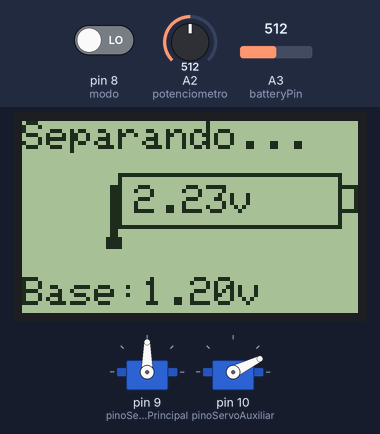
Recording of a sketch running on a simulated Arduino Uno, built with avr-gcc and run on an emulated ATmega328P. On the bench: 84×48 one-colour display, 2 × servo. The test bench sets the inputs (shaded band); at power-on: pin 8 (modo) LOW, A3 (batteryPin) = 512, A2 (potenciometro) = 512.

Above: at 1.6 s.
1.7 s: pin 8 (modo) driven HIGH
4.1 s: pin 8 (modo) driven LOW
At 5.62 s:
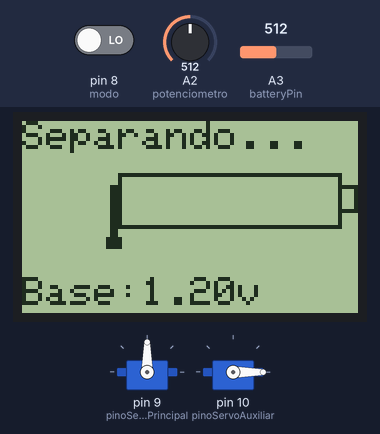
7.3 s: A3 (batteryPin) set to 170
9.6 s: pin 8 (modo) driven HIGH
At 10.5 s:
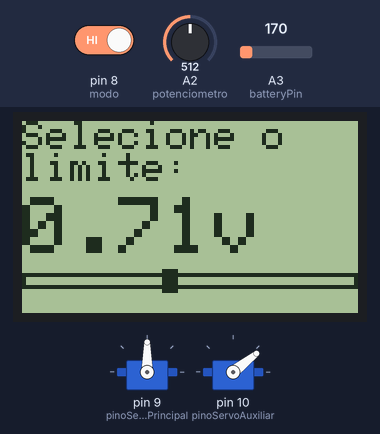
11.2 s: pin 8 (modo) driven LOW
At 15.6 s:
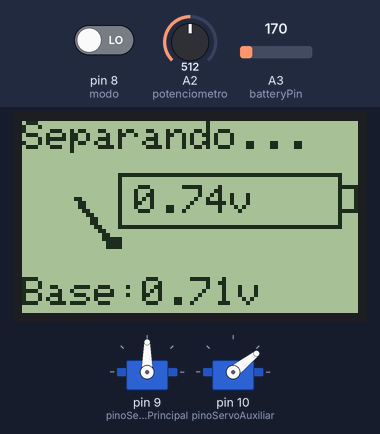
21.7 s: A3 (batteryPin) set to 122
At 23.05 s:
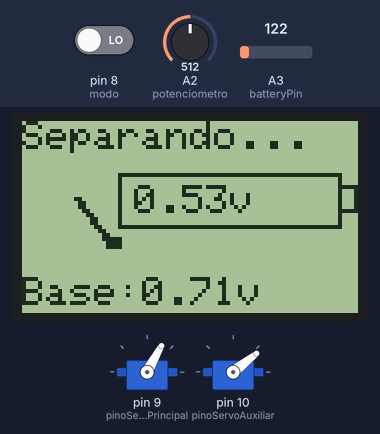
Timing chart, 0 to 26.1 s (numbered marks = the images above; inputs shaded):
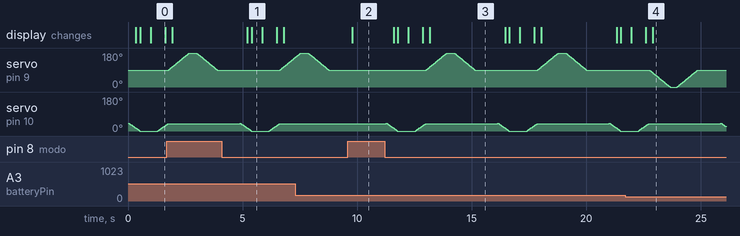

Measured:
- after the input at 4.1 s, servo on pin 9 (pinoServoPrincipal): moves from 90° to 155° over 0.64 s, starting after 2.5 s; the display: first changes after 1.1 s (image 1 shows a later state)
- after the input at 9.6 s, servo on pin 10 (pinoServoAuxiliar): stops changing and stays 38°; the display: changes after 0.18 s (image 2)
- by itself, servo on pin 9 (pinoServoPrincipal): rises from 90° to 180° in 0.91 s, then falls to 90° in 1.2 s
- what the display in image 1 shows lasts 0.5 s, from 5.4 s to 5.9 s

The sketch:

separador1.ino
```cpp
/*
Separador de pilhas
Modo 1: configuração
Modo 2: separação
*/

//bibliotecas display
#include <SPI.h>
#include <Adafruit_GFX.h>
#include <Adafruit_PCD8544.h>

//biblioteca servo
#include <Servo.h>

//Declara o LCD como Adafruit_PCD8544(CLK,DIN,D/C,CE,RST);
Adafruit_PCD8544 display = Adafruit_PCD8544(7, 6, 5, 4, 3);
//Adafruit_PCD8544 display = Adafruit_PCD8544(3, 4, 5, 6, 7);

//Declara os servos
Servo ServoPrincipal;
Servo ServoAuxiliar;

//define os pinos
#define modo 8
#define potenciometro A2
#define batteryPin A3
#define pinoServoPrincipal 9
#define pinoServoAuxiliar 10

//Voltagem mínima de separação
float voltagemMinima = 1.2;

//rotação do servo auxiliar quando não está fazendo contato
int rotMinimaServoAuxiliar = 40;

void setup() {
  //configura o interruptor do modo
  pinMode(modo, INPUT);

  //inicia o display
  display.begin();
  //configura o contraste
  display.setContrast(57);
  //limpa imagens que já estivessem na tela
  display.clearDisplay();

  //Configura os servos
  ServoPrincipal.attach(pinoServoPrincipal);
  ServoAuxiliar.attach(pinoServoAuxiliar);

  //Coloca os servos nas posições iniciais
  //servo principal começa no meio, para receber a pilha
  ServoPrincipal.write(90);
  //servo auxiliar começa sem fazer contato
  ServoAuxiliar.write(rotMinimaServoAuxiliar);
}

void loop() {
  //modo de configuração
  if(digitalRead(modo)){

    //lê o valor do potenciometro, que vai de 0 a 1023
    float leitura = analogRead(potenciometro);
    //Como a leitura é meio instável nos números mais baixos (por ex, nunca chega a zero), limita a um intervalo de 100 a 1023
    leitura = constrain(leitura,100,1023);
    //mapeia o valor para mV, considerando 100 -> 0mV e 1023 -> 1500mV
    leitura = map(leitura, 100, 1023, 0, 1600);

    //transforma mV em V
    voltagemMinima = leitura/1000;

    //Escreve o título no display
    //Tamanho do texto
    display.setTextSize(1);
    //Cor (display é monocromático, mas tem que especificar)
    display.setTextColor(BLACK);
    //Coordenadas do texto
    display.setCursor(0,0);
    //escreve o texto
    display.println("Selecione o   limite:");

    //Escreve a voltagem
    display.setTextColor(BLACK);
    display.setCursor(0,19);
    display.setTextSize(2);
    //escreve a voltagem, adicionando a medida no final
    display.println(String(voltagemMinima)+"v");

    //Desenha um seletor
    //desenha um retangulo vazio como plano de fundo (x, y, largura, altura, cor)
    display.drawRect(0, 38, 84, 4, BLACK);
    //desenha o puxador, usando a voltagem mínima como referencia de posição
    display.fillRect(map(int(voltagemMinima*100),0,160,0,80), 37, 4, 6, BLACK);

    //atualiza o display
    display.display();
    //dá um delay de 0.1 segundos
    delay(100);
    //limpa o display para o próximo ciclo
    display.clearDisplay();
  }
  //modo de separação
  else{

    //desenha o título no display
    display.setTextSize(1);
    display.setTextColor(BLACK);
    display.setCursor(0,0);
    display.println("Separando...");

    //desenha o corpo da pilha
    display.drawRect(24, 13, 56, 14, BLACK);
    //desenha a ponta da pilha
    display.drawRect(79, 16, 5, 7, BLACK);

    //Escreve a voltagem mínima (definida na configuração)
    display.setTextColor(BLACK);
    display.setCursor(0,39);
    display.setTextSize(1);
    display.println("Base:" +String(voltagemMinima)+"v");

    //loop para fechar o contato com a pilha, com i sendo o angulo que vai até 90º
    for(int i = rotMinimaServoAuxiliar; i>=0;i-=2){

      //limpa um pedaço só do display
      display.fillRect(0,16,24,20,WHITE);

      //desenha o ponto de apoio do contato
      display.fillRect(21,29,4,3,BLACK);

      //desenha o contato, como duas linhas (x_inicial, y_inicial, x_final, y_final, cor)
      //seno e cosseno aí é para fazer um movimento circular
      display.drawLine(23,31,24 + cos(rad(270-i)) * 15, 31+ sin(rad(270-i)) * 15,BLACK);
      display.drawLine(22,31,23 + cos(rad(270-i)) * 15, 31+ sin(rad(270-i)) * 15,BLACK);

      //Escreve o angulo no servo
      ServoAuxiliar.write(i);

      //delay bem curto
      delay(10);

      //atualiza o display
      display.display();
    }
    //delay de 0.3 segundos
    delay(300);

    float voltagem = 0.0;

    int leitura = 0;
    for(int i = 0;i<100;i++){
      int novaLeitura =constrain(analogRead(batteryPin),0,1023);
      if(novaLeitura>leitura){
        leitura = novaLeitura;
      }
      delay(1);
    }
    voltagem = constrain(analogRead(batteryPin),0,1023)/303.0 * 1.32;


    //escreve a voltagem lida
    display.setTextColor(BLACK);
    display.setCursor(28,16);
    display.setTextSize(1);
    display.println(String(voltagem)+"v");

    //atualiza o display
    display.display();

    //aguarda 0.3 segundos
    delay(300);

    //loop para abrir o contato com a pilha
    for(int i = 0; i<rotMinimaServoAuxiliar;i+=2){

      //limpa um pedaço só do display
      display.fillRect(0,16,24,20,WHITE);

      //desenha o ponto de apoio do contato
      display.fillRect(21,29,4,3,BLACK);

      //desenha o contato, como duas linhas (x_inicial, y_inicial, x_final, y_final, cor)
      //seno e cosseno aí é para fazer um movimento circular
      display.drawLine(23,31,24 + cos(rad(270-i)) * 15, 31+ sin(rad(270-i)) * 15,BLACK);
      display.drawLine(22,31,23 + cos(rad(270-i)) * 15, 31+ sin(rad(270-i)) * 15,BLACK);

      //Escreve o angulo no servo
      ServoAuxiliar.write(i);

      //delay bem curto
      delay(10);

      //atualiza o display
      display.display();
    }

    //decisão se descarta ou não a pilha
    if(voltagem < voltagemMinima){
      //descarta a pilha

      //gira o servo principal para deixar a pilha cair na caixa das ruins
      for(int i = 90; i>=0;i-=1){
        ServoPrincipal.write(i);
        delay(10);
      }

      //aguarda 0.3 segundos
      delay(300);

      //gira o servo principal de volta para a posição inicial
      for(int i = 0; i<=90;i+=1){
        ServoPrincipal.write(i);
        delay(10);
      }
    }
    else{
      //recolhe a pilha

      //gira o servo principal para deixar a pilha cair na caixa das boas
      for(int i = 90; i<=180;i+=1){
        ServoPrincipal.write(i);
        delay(10);
      }

      //aguarda 0.3 segundos
      delay(300);

      //gira o servo principal de volta para a posição inicial
      for(int i = 180; i>=90;i-=1){
        ServoPrincipal.write(i);
        delay(10);
      }

    }

    //aguarda 1 segundo para medir a próxima pilha
    delay(1000);

    //limpa o display para o próximo ciclo
    display.clearDisplay();

  }

}

//converte grau para radianos
float rad(int degrees){
  return float(degrees) * 1000 / 57296;
}
```
